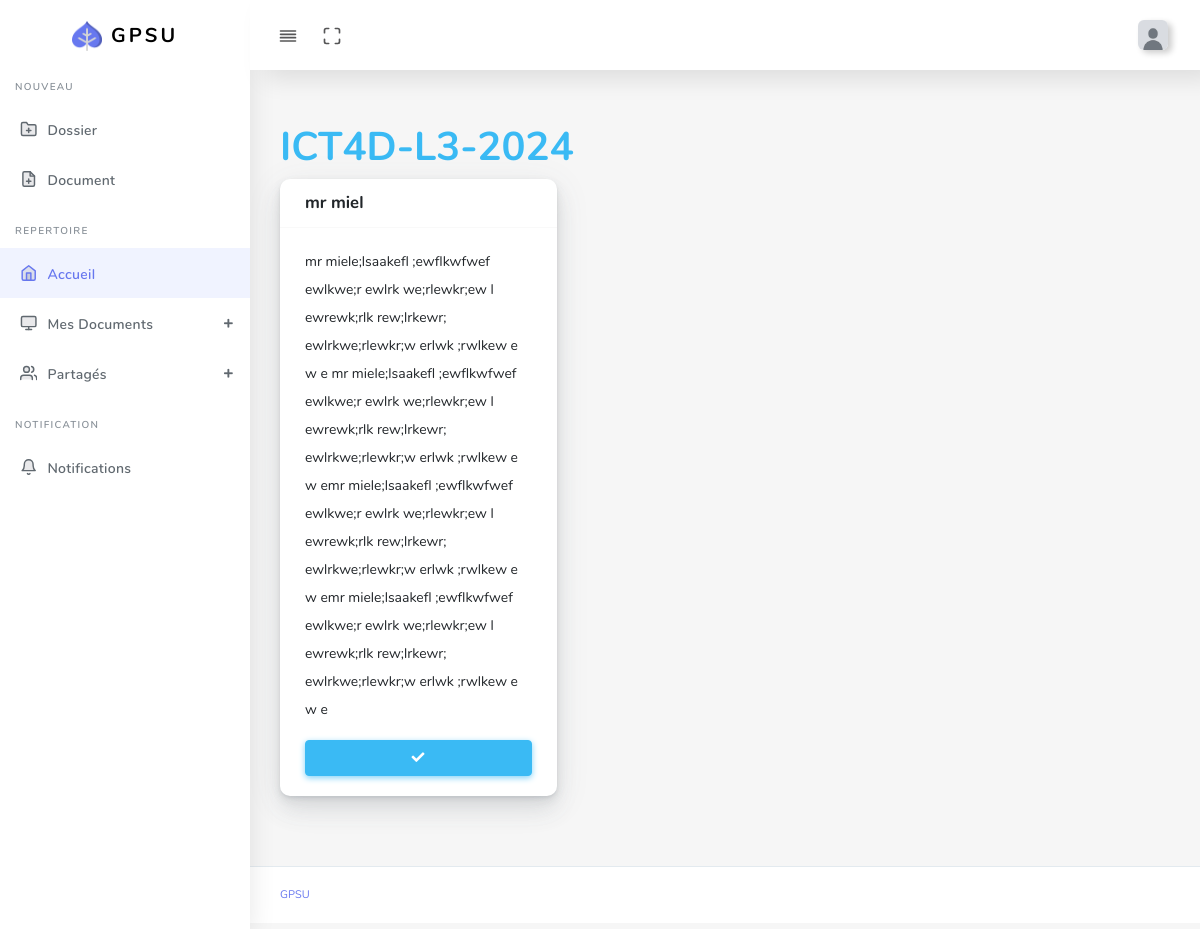
Before: / (signed in) with the older database file.
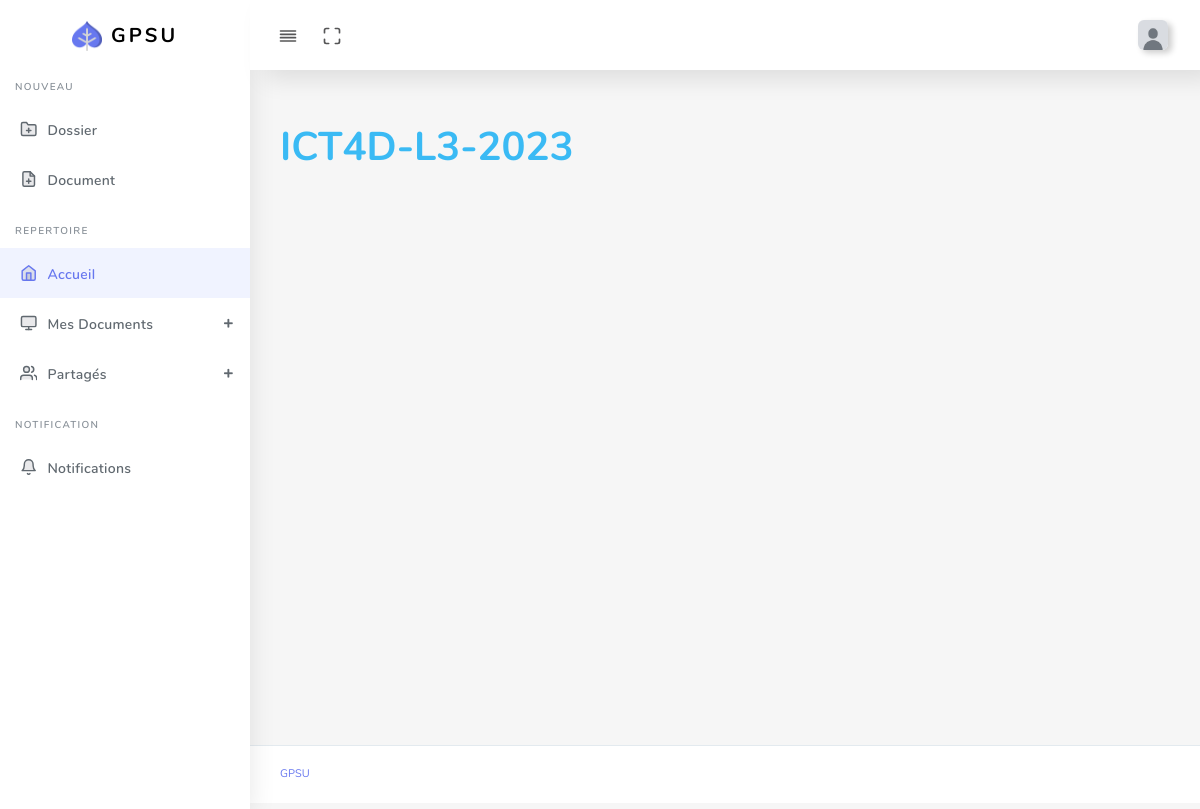
After: the same page with the newer database file.
### soutenance/models.py (models this page shows)
class Session(models.Model):
    name = models.CharField(max_length=255)
    year = models.IntegerField()
    level = models.ForeignKey(Level, on_delete=models.CASCADE)
    sector = models.ForeignKey(Sector, on_delete=models.CASCADE)
    max_groupe = models.IntegerField()
    supervisor = models.ManyToManyField(Teacher, related_name='sessions_supervised')
    uid = models.UUIDField(default=uuid.uuid4, editable=True, unique=True)

class Theme(models.Model):
    numero = models.IntegerField()
    name = models.CharField(max_length=255)
    description = models.CharField(max_length=255)
    session = models.ForeignKey(Session, on_delete=models.CASCADE)
    teachers = models.ManyToManyField(Teacher, through='TeacherTheme', through_fields=('theme', 'teacher'))
    class Meta:
        unique_together = ('numero', 'session')

### soutenance/views/views.py (the view)
# urls.py: path('', views.index, name='index'),
@csrf_exempt
@login_required(login_url='login')
def index(request):
    if request.user.is_authenticated:
        student_sessions = StudentSession.objects.filter(student=request.user)
        session_themes = []
        for student_session in student_sessions:
            session = student_session.session
            themes = Theme.objects.filter(session=session)
            has_theme = themes.filter(themestudent__student=request.user).exists()
            themes_to_remove = []
            for theme in themes:
                folder = Folder.objects.get(of_a_theme_id=theme.id)
                count_folder_sharing_from_student = folder.foldersharing_set.filter(is_from_student=True).count()
                if count_folder_sharing_from_student >= 1:
                    themes_to_remove.append(theme)
            for theme_to_remove in themes_to_remove:
                themes = themes.exclude(id=theme_to_remove.id)
            session_themes.append({
                'session': session,
                'themes': themes,
                'has_theme': has_theme,
            })
        user_folders = Folder.objects.filter(user=request.user, parent_folder=None)
        shared_folders = Folder.objects.filter(
            foldersharing__user=request.user.id,
            foldersharing__accepted=True,
        ).distinct()
        user_documents = Document.objects.filter(user=request.user, folder__isnull=True)
        shared_documents = Document.objects.filter(documentsharing__user=request.user.id, documentsharing__accepted=True)
        context = {
            'shared_folders': shared_folders,
            'user_folders': user_folders,
            'user_documents': user_documents,
            'shared_documents': shared_documents,
            'session_themes': session_themes,
        }
        return render(request, 'index.html', context)
    else:
        return render(request, 'index.html')

### templates/index.html (shortened to what this page needs)
{% extends "base.html" %}
{% block template %}
{% for session_theme in session_themes %}
{% if session_theme.has_theme == False %}
<h1 class="text-info">{{ session_theme.session.name }}</h2>
    <div class="row">
        {% for theme in session_theme.themes %}
            <div class="col-12 col-md-4 col-lg-4">
                <div class="card">
                    <div class="card-header">
                        <h4>{{ theme.name }}</h4>
                    </div>
                    <div class="card-body">
                        <p>{{ theme.description }}</p>
                        <a class="btn btn-block btn-info"
                            href="{% url 'student_validate_theme' user_id=request.user.id theme_id=theme.id %}">
                            <i class="fas fa-check"></i>
                        </a>
                    </div>
                </div>
            </div>
        {% endfor %}
    </div>
    {% endif %}
    {% endfor %}
    {% endblock %}

Changed rows visible on the page:
no longer on this page (row unchanged): Session: session.name "ICT4D-L3-2024"
no longer on this page (row unchanged): Theme: name "mr miel", description "mr miele;lsaakefl ;ewflkwfwef ewlkwe;r ewlrk we;rlewkr;ew l ewrewk;rlk rew;lrkewr; ewlrkwe;rlewkr;w erlwk ;rwlkew e w e mr miele;lsaakefl ;ewflkwfwef ewlkwe;r ewlrk we;rlewkr;ew l ewrewk;rlk rew;lrkewr; ewlrkwe;rlewkr;w erlwk ;rwlkew e w emr miele;lsaakefl ;ewflkwfwef ewlkwe;r ewlrk we;rlewkr;ew l ewrewk;rlk rew;lrkewr; ewlrkwe;rlewkr;w erlwk ;rwlkew e w emr miele;lsaakefl ;ewflkwfwef ewlkwe;r ewlrk we;rlewkr;ew l ewrewk;rlk rew;lrkewr; ewlrkwe;rlewkr;w erlwk ;rwlkew e w e"
added Session: session.name "ICT4D-L3-2023"
